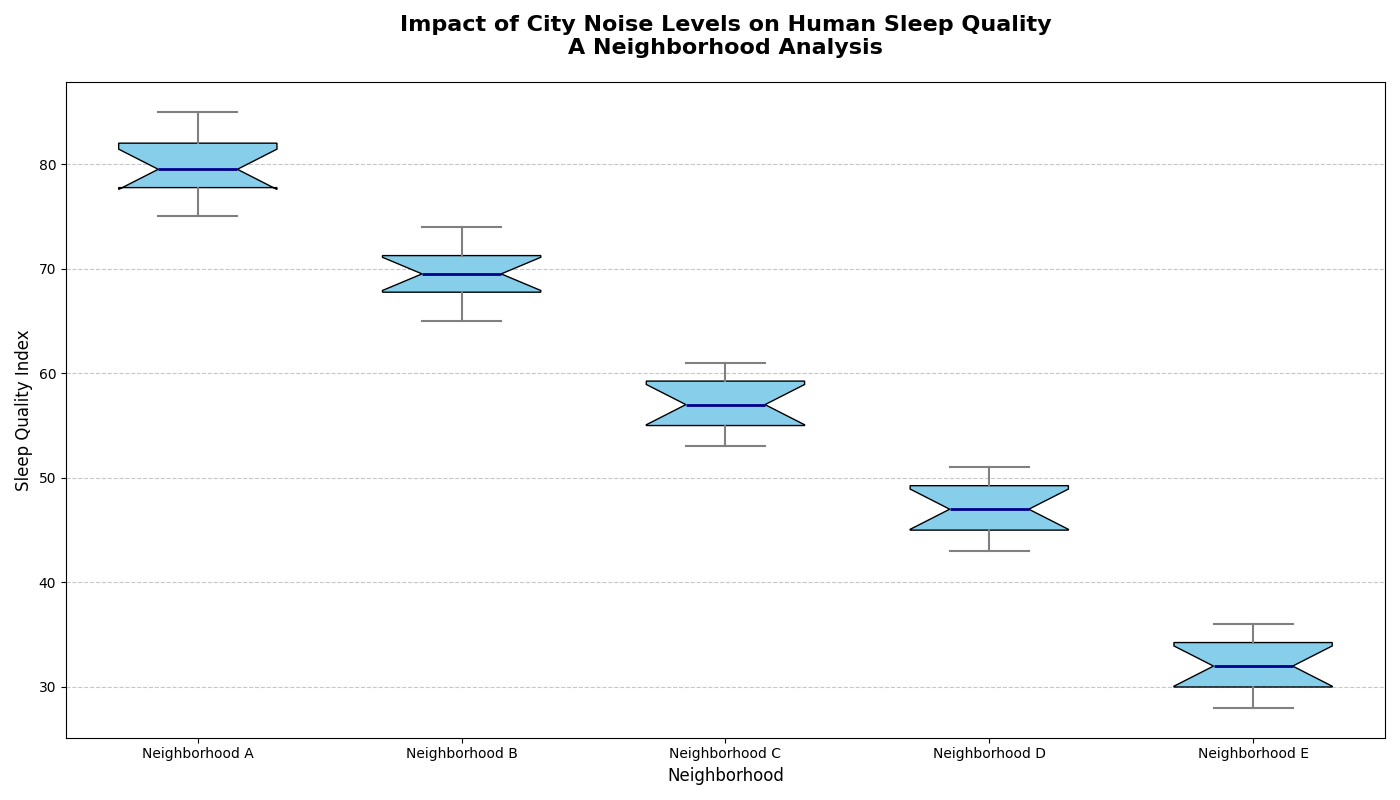

This chart was generated by the following Python code:
import matplotlib.pyplot as plt

# Data representing sleep quality index in five different neighborhoods
all_sleep_quality_data = [
    [75, 78, 80, 82, 76, 79, 83, 85, 77, 81, 82, 79],
    [68, 70, 65, 72, 74, 66, 67, 71, 69, 73, 70, 68],
    [55, 57, 60, 58, 54, 56, 53, 59, 61, 55, 57, 60],
    [45, 47, 50, 48, 44, 46, 43, 49, 51, 45, 47, 50],
    [30, 32, 35, 33, 29, 31, 28, 34, 36, 30, 32, 35]
]

# Labels for each neighborhood
neighborhood_labels = ["Neighborhood A", "Neighborhood B", "Neighborhood C", "Neighborhood D", "Neighborhood E"]

# Create the figure and axis object
fig, ax = plt.subplots(figsize=(14, 8))

# Creating the boxplot
box = ax.boxplot(
    all_sleep_quality_data,
    patch_artist=True,
    notch=True,
    vert=True,
    labels=neighborhood_labels,
    widths=0.6
)

# Customizing the boxplot with a single color (e.g., 'skyblue')
single_color = 'skyblue'
for patch in box['boxes']:
    patch.set_facecolor(single_color)

# Customizing the medians, whiskers, caps, and fliers
plt.setp(box['medians'], color='darkblue', linewidth=2)
plt.setp(box['whiskers'], color='gray', linewidth=1.5, linestyle='-')
plt.setp(box['caps'], color='grey', linewidth=1.5)
plt.setp(box['fliers'], marker='o', color='black', alpha=0.5)

# Add title, labels, and grid for readability
ax.set_title("Impact of City Noise Levels on Human Sleep Quality\nA Neighborhood Analysis", fontsize=16, weight='bold', pad=20)
ax.set_xlabel("Neighborhood", fontsize=12)
ax.set_ylabel("Sleep Quality Index", fontsize=12)
ax.grid(axis='y', linestyle='--', alpha=0.7)

# Additional customization for tick labels
plt.xticks(fontsize=10)
plt.yticks(fontsize=10)

# Automatically adjust layout to prevent overlapping
plt.tight_layout()

# Display the plot
plt.show()
